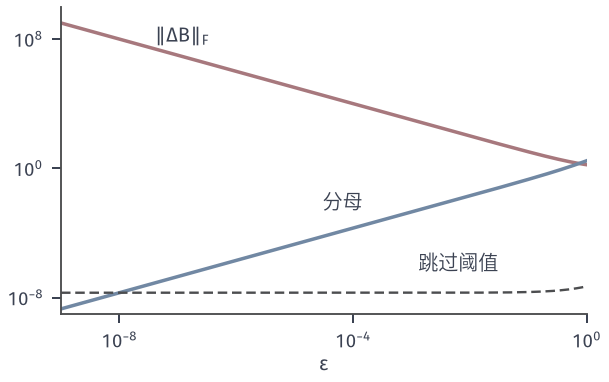

Write Python code to recreate this figure.
from pathlib import Path
import sys
ROOT = next(p for p in Path(__file__).resolve().parents if (p/"build.sh").is_file() and (p/"tex/book.tex").is_file())
sys.path.insert(0, str(ROOT/"figures/00-shared/mathematical-preliminaries-upper/00-shared/comprehension-figures"))
sys.path.insert(0, str(ROOT/"figures/05-optimization/02-smooth-optimization/matplotlib/qn-common"))
from support import figure, save, BLUE, GREEN, YELLOW, RED, PURPLE, INK, MUTED, GRID, BLUE_FILL, GREEN_FILL, YELLOW_FILL, RED_FILL, PURPLE_FILL
from qnlib import *
import numpy as np
HERE = Path(__file__).resolve().parent
STROKE = "#4C4D4F"

# A=diag(2,8)，B0=diag(3,7)，s=(1,1+e)，r=(A-B0)s。e->0 时 r^T s->0 而 r 不趋于 0。
A = np.diag([2., 8.]); B = np.diag([3., 7.])
es = np.logspace(-9, 0, 200); dn, up, thr = [], [], []
for e in es:
    s = np.array([1, 1+e]); r = (A-B)@s
    rs = float(r@s); dn.append(abs(rs)); up.append(np.linalg.norm(r)**2/abs(rs)); thr.append(1e-8*np.linalg.norm(r)*np.linalg.norm(s))
fig, ax = figure(width_mm=86, height_mm=54)
ax.loglog(es, up, color=RED, lw=1.4); ax.loglog(es, dn, color=BLUE, lw=1.4); ax.loglog(es, thr, color=STROKE, lw=.95, ls=(0, (4, 2)))
ax.text(4e-8, 7e7, '$\\|\\Delta B\\|_F$', color=INK); ax.text(3e-5, 3e-3, '分母', color=INK); ax.text(1.3e-3, 5e-7, '跳过阈值', color=INK)
ax.set_xlim(1e-9, 1); ax.set_ylim(1e-9, 1e10); ax.set_xlabel('$\\epsilon$', labelpad=1); ax.set_xticks([1e-8, 1e-4, 1]); ax.set_yticks([1e-8, 1, 1e8]); ax.minorticks_off()
save(fig, HERE, 'figure', {'A': A.tolist(), 'B0': B.tolist(), 's': '(1,1+e)', 'c_r': 1e-8})
